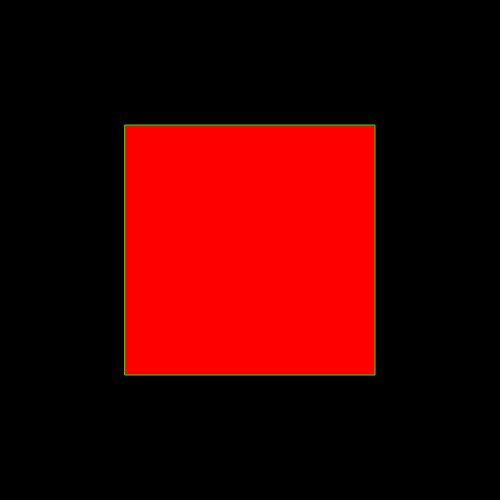
Frame 1 (no input)
Frame 60 (no input): identical to frame 1, image omitted
Frame 120 (the mouse pressed at the canvas centre since frame 60): identical to frame 1, image omitted

The p5.js sketch that drew this single still picture (run headless with seeded random() and noise() and a simulated clock; from frame 60 on, the mouse is pressed at the canvas centre):

// p5.js sketch
// ── sketch.js
//This is a simple template for you to experiment with

//This is a comment  ... the two slashes at the start mean that the computer ignores it

//You can look up more commands here ... https://p5js.org/reference/

function setup()
{
    //this function runs once at the start of your program
    
    //this command creates a drawing area in the browser - it should only be called once
    createCanvas(500,500);
}

function draw()
{
    
    //this command clears the background to black (try changing the numbers)
    background(0,0,0);
    
    //change the fill color
    fill(255,0,0);
    
    //change the outline color
    stroke(0,255,0);
    
    //this command draws a rectangle with the outline and fill colors that we just set
    rect(125,125,250,250);
    
}
